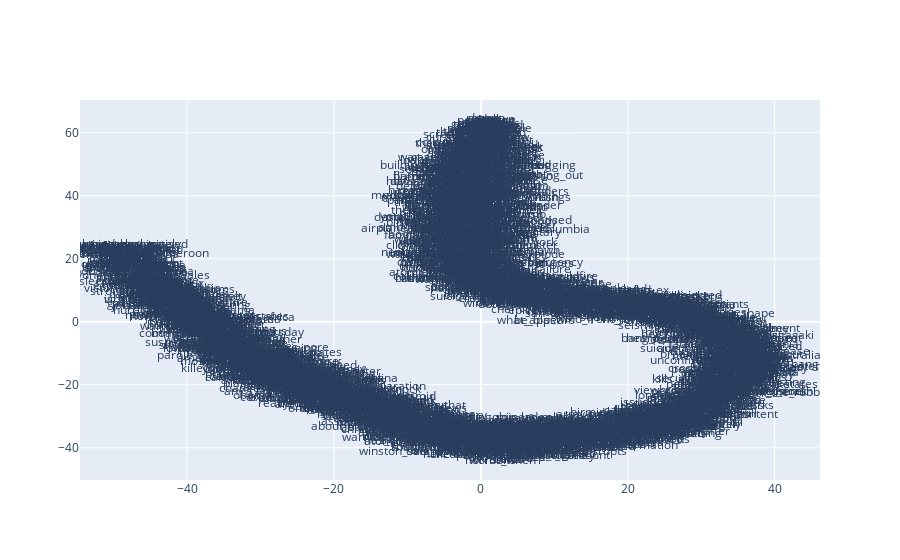

Source (notebook cell):
### Code cell
x_vals, y_vals, labels = reduce_dimensions(model_ui_sg)
plot_function(x_vals, y_vals, labels)

### Figure 1 — Plotly figure (JSON) as saved in the notebook; plotly's stock layout.template omitted (floating-point values rounded to 4 significant figures; data arrays with more than 128 entries replaced by an {"elided": "..."} marker saying what was removed)
{"data": [{"mode": "text", "text": {"elided": "3630 str values"}, "type": "scatter", "x": {"elided": "3630 float values"}, "y": {"elided": "3630 float values"}}], "layout": {}}
